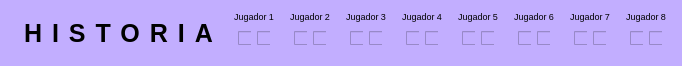
        <widget class="QWidget" name="widget_39" native="true">
         <property name="maximumSize">
          <size>
           <width>750</width>
           <height>60</height>
          </size>
         </property>
         <property name="styleSheet">
          <string notr="true">background-color: rgb(194, 174, 255);
</string>
         </property>
         <layout class="QHBoxLayout" name="horizontalLayout_21">
          <item>
           <layout class="QHBoxLayout" name="horizontalLayout_22" stretch="0,0,0,0,0,0,0,0,0,0">
            <item alignment="Qt::AlignHCenter">
             <widget class="QLabel" name="label_5">
              <property name="maximumSize">
               <size>
                <width>30</width>
                <height>30</height>
               </size>
              </property>
              <property name="text">
               <string/>
              </property>
              <property name="pixmap">
               <pixmap>../../uno.png</pixmap>
              </property>
              <property name="scaledContents">
               <bool>true</bool>
              </property>
             </widget>
            </item>
            <item alignment="Qt::AlignHCenter">
             <widget class="QLabel" name="label_7">
              <property name="font">
               <font>
                <family>Arial</family>
                <pointsize>-1</pointsize>
                <bold>true</bold>
               </font>
              </property>
              <property name="styleSheet">
               <string notr="true">letter-spacing : 10px;
font-weight: bold;
font-size: 25px;</string>
              </property>
              <property name="text">
               <string>HISTORIA</string>
              </property>
             </widget>
            </item>
            <item>
             <widget class="QWidget" name="widget_40" native="true">
              <property name="maximumSize">
               <size>
                <width>50</width>
                <height>60</height>
               </size>
              </property>
              <property name="styleSheet">
               <string notr="true"/>
              </property>
              <layout class="QVBoxLayout" name="verticalLayout_30" stretch="0,0">
               <property name="spacing">
                <number>0</number>
               </property>
               <property name="leftMargin">
                <number>0</number>
               </property>
               <property name="topMargin">
                <number>0</number>
               </property>
               <property name="rightMargin">
                <number>0</number>
               </property>
               <property name="bottomMargin">
                <number>0</number>
               </property>
               <item>
                <widget class="QLabel" name="label_61">
                 <property name="maximumSize">
                  <size>
                   <width>60</width>
                   <height>20</height>
                  </size>
                 </property>
                 <property name="font">
                  <font>
                   <pointsize>7</pointsize>
                  </font>
                 </property>
                 <property name="frameShape">
                  <enum>QFrame::NoFrame</enum>
                 </property>
                 <property name="frameShadow">
                  <enum>QFrame::Plain</enum>
                 </property>
                 <property name="text">
                  <string>Jugador 1</string>
                 </property>
                 <property name="alignment">
                  <set>Qt::AlignCenter</set>
                 </property>
                 <property name="wordWrap">
                  <bool>false</bool>
                 </property>
                </widget>
               </item>
               <item>
                <widget class="QWidget" name="widget_41" native="true">
                 <layout class="QGridLayout" name="gridLayout_12">
                  <item row="0" column="0">
                   <layout class="QHBoxLayout" name="horizontalLayout_23">
                    <item alignment="Qt::AlignHCenter">
                     <widget class="QCheckBox" name="checkBox_23">
                      <property name="enabled">
                       <bool>false</bool>
                      </property>
                      <property name="text">
                       <string/>
                      </property>
                      <property name="checkable">
                       <bool>false</bool>
                      </property>
                     </widget>
                    </item>
                    <item alignment="Qt::AlignHCenter">
                     <widget class="QCheckBox" name="checkBox_24">
                      <property name="enabled">
                       <bool>false</bool>
                      </property>
                      <property name="text">
                       <string/>
                      </property>
                      <property name="checkable">
                       <bool>false</bool>
                      </property>
                     </widget>
                    </item>
                   </layout>
                  </item>
                 </layout>
                </widget>
               </item>
              </layout>
             </widget>
            </item>
            <item>
             <widget class="QWidget" name="widget_42" native="true">
              <property name="maximumSize">
               <size>
                <width>50</width>
                <height>60</height>
               </size>
              </property>
              <property name="styleSheet">
               <string notr="true"/>
              </property>
              <layout class="QVBoxLayout" name="verticalLayout_31" stretch="0,0">
               <property name="spacing">
                <number>0</number>
               </property>
               <property name="leftMargin">
                <number>0</number>
               </property>
               <property name="topMargin">
                <number>0</number>
               </property>
               <property name="rightMargin">
                <number>0</number>
               </property>
               <property name="bottomMargin">
                <number>0</number>
               </property>
               <item>
                <widget class="QLabel" name="label_33">
                 <property name="maximumSize">
                  <size>
                   <width>60</width>
                   <height>20</height>
                  </size>
                 </property>
                 <property name="font">
                  <font>
                   <pointsize>7</pointsize>
                  </font>
                 </property>
                 <property name="frameShape">
                  <enum>QFrame::NoFrame</enum>
                 </property>
                 <property name="frameShadow">
                  <enum>QFrame::Plain</enum>
                 </property>
                 <property name="text">
                  <string>Jugador 2</string>
                 </property>
                 <property name="alignment">
                  <set>Qt::AlignCenter</set>
                 </property>
                 <property name="wordWrap">
                  <bool>false</bool>
                 </property>
                </widget>
               </item>
               <item>
                <widget class="QWidget" name="widget_43" native="true">
                 <layout class="QGridLayout" name="gridLayout_13">
                  <item row="0" column="0">
                   <layout class="QHBoxLayout" name="horizontalLayout_24">
                    <item alignment="Qt::AlignHCenter">
                     <widget class="QCheckBox" name="checkBox_25">
                      <property name="enabled">
                       <bool>false</bool>
                      </property>
                      <property name="text">
                       <string/>
                      </property>
                      <property name="checkable">
                       <bool>false</bool>
                      </property>
                     </widget>
                    </item>
                    <item alignment="Qt::AlignHCenter">
                     <widget class="QCheckBox" name="checkBox_26">
                      <property name="enabled">
                       <bool>false</bool>
                      </property>
                      <property name="text">
                       <string/>
                      </property>
                      <property name="checkable">
                       <bool>false</bool>
                      </property>
                     </widget>
                    </item>
                   </layout>
                  </item>
                 </layout>
                </widget>
               </item>
              </layout>
             </widget>
            </item>
            <item>
             <widget class="QWidget" name="widget_44" native="true">
              <property name="maximumSize">
               <size>
                <width>50</width>
                <height>60</height>
               </size>
              </property>
              <property name="styleSheet">
               <string notr="true"/>
              </property>
              <layout class="QVBoxLayout" name="verticalLayout_32" stretch="0,0">
               <property name="spacing">
                <number>0</number>
               </property>
               <property name="leftMargin">
                <number>0</number>
               </property>
               <property name="topMargin">
                <number>0</number>
               </property>
               <property name="rightMargin">
                <number>0</number>
               </property>
               <property name="bottomMargin">
                <number>0</number>
               </property>
               <item>
                <widget class="QLabel" name="label_31">
                 <property name="maximumSize">
                  <size>
                   <width>60</width>
                   <height>20</height>
                  </size>
                 </property>
                 <property name="font">
                  <font>
                   <pointsize>7</pointsize>
                  </font>
                 </property>
                 <property name="frameShape">
                  <enum>QFrame::NoFrame</enum>
                 </property>
                 <property name="frameShadow">
                  <enum>QFrame::Plain</enum>
                 </property>
                 <property name="text">
                  <string>Jugador 3</string>
                 </property>
                 <property name="alignment">
                  <set>Qt::AlignCenter</set>
                 </property>
                 <property name="wordWrap">
                  <bool>false</bool>
                 </property>
                </widget>
               </item>
               <item>
                <widget class="QWidget" name="widget_45" native="true">
                 <layout class="QGridLayout" name="gridLayout_14">
                  <item row="0" column="0">
                   <layout class="QHBoxLayout" name="horizontalLayout_25">
                    <item alignment="Qt::AlignHCenter">
                     <widget class="QCheckBox" name="checkBox_27">
                      <property name="enabled">
                       <bool>false</bool>
                      </property>
                      <property name="text">
                       <string/>
                      </property>
                      <property name="checkable">
                       <bool>false</bool>
                      </property>
                     </widget>
                    </item>
                    <item alignment="Qt::AlignHCenter">
                     <widget class="QCheckBox" name="checkBox_28">
                      <property name="enabled">
                       <bool>false</bool>
                      </property>
                      <property name="text">
                       <string/>
                      </property>
                      <property name="checkable">
                       <bool>false</bool>
                      </property>
                     </widget>
                    </item>
                   </layout>
                  </item>
                 </layout>
                </widget>
               </item>
              </layout>
             </widget>
            </item>
            <item>
             <widget class="QWidget" name="widget_46" native="true">
              <property name="maximumSize">
               <size>
                <width>50</width>
                <height>60</height>
               </size>
              </property>
              <property name="styleSheet">
               <string notr="true"/>
              </property>
              <layout class="QVBoxLayout" name="verticalLayout_33" stretch="0,0">
               <property name="spacing">
                <number>0</number>
               </property>
               <property name="leftMargin">
                <number>0</number>
               </property>
               <property name="topMargin">
                <number>0</number>
               </property>
               <property name="rightMargin">
                <number>0</number>
               </property>
               <property name="bottomMargin">
                <number>0</number>
               </property>
               <item>
                <widget class="QLabel" name="label_29">
                 <property name="maximumSize">
                  <size>
                   <width>60</width>
                   <height>20</height>
                  </size>
                 </property>
                 <property name="font">
                  <font>
                   <pointsize>7</pointsize>
                  </font>
                 </property>
                 <property name="frameShape">
                  <enum>QFrame::NoFrame</enum>
                 </property>
                 <property name="frameShadow">
                  <enum>QFrame::Plain</enum>
                 </property>
                 <property name="text">
                  <string>Jugador 4</string>
                 </property>
                 <property name="alignment">
                  <set>Qt::AlignCenter</set>
                 </property>
                 <property name="wordWrap">
                  <bool>false</bool>
                 </property>
                </widget>
               </item>
               <item>
                <widget class="QWidget" name="widget_47" native="true">
                 <layout class="QGridLayout" name="gridLayout_15">
                  <item row="0" column="0">
                   <layout class="QHBoxLayout" name="horizontalLayout_26">
                    <item alignment="Qt::AlignHCenter">
                     <widget class="QCheckBox" name="checkBox_29">
                      <property name="enabled">
                       <bool>false</bool>
                      </property>
                      <property name="text">
                       <string/>
                      </property>
                      <property name="checkable">
                       <bool>false</bool>
                      </property>
                     </widget>
                    </item>
                    <item alignment="Qt::AlignHCenter">
                     <widget class="QCheckBox" name="checkBox_30">
                      <property name="enabled">
                       <bool>false</bool>
                      </property>
                      <property name="text">
                       <string/>
                      </property>
                      <property name="checkable">
                       <bool>false</bool>
                      </property>
                     </widget>
                    </item>
                   </layout>
                  </item>
                 </layout>
                </widget>
               </item>
              </layout>
             </widget>
            </item>
            <item>
             <widget class="QWidget" name="widget_48" native="true">
              <property name="maximumSize">
               <size>
                <width>50</width>
                <height>60</height>
               </size>
              </property>
              <property name="styleSheet">
               <string notr="true"/>
              </property>
              <layout class="QVBoxLayout" name="verticalLayout_34" stretch="0,0">
               <property name="spacing">
                <number>0</number>
               </property>
               <property name="leftMargin">
                <number>0</number>
               </property>
               <property name="topMargin">
                <number>0</number>
               </property>
               <property name="rightMargin">
                <number>0</number>
               </property>
               <property name="bottomMargin">
                <number>0</number>
               </property>
               <item>
                <widget class="QLabel" name="label_13">
                 <property name="maximumSize">
                  <size>
                   <width>60</width>
                   <height>20</height>
                  </size>
                 </property>
                 <property name="font">
                  <font>
                   <pointsize>7</pointsize>
                  </font>
                 </property>
                 <property name="frameShape">
                  <enum>QFrame::NoFrame</enum>
                 </property>
                 <property name="frameShadow">
                  <enum>QFrame::Plain</enum>
                 </property>
                 <property name="text">
                  <string>Jugador 5</string>
                 </property>
                 <property name="alignment">
                  <set>Qt::AlignCenter</set>
                 </property>
                 <property name="wordWrap">
                  <bool>false</bool>
                 </property>
                </widget>
               </item>
               <item>
                <widget class="QWidget" name="widget_49" native="true">
                 <layout class="QGridLayout" name="gridLayout_16">
                  <item row="0" column="0">
                   <layout class="QHBoxLayout" name="horizontalLayout_27">
                    <item alignment="Qt::AlignHCenter">
                     <widget class="QCheckBox" name="checkBox_31">
                      <property name="enabled">
                       <bool>false</bool>
                      </property>
                      <property name="text">
                       <string/>
                      </property>
                      <property name="checkable">
                       <bool>false</bool>
                      </property>
                     </widget>
                    </item>
                    <item alignment="Qt::AlignHCenter">
                     <widget class="QCheckBox" name="checkBox_32">
                      <property name="enabled">
                       <bool>false</bool>
                      </property>
                      <property name="text">
                       <string/>
                      </property>
                      <property name="checkable">
                       <bool>false</bool>
                      </property>
                     </widget>
                    </item>
                   </layout>
                  </item>
                 </layout>
                </widget>
               </item>
              </layout>
             </widget>
            </item>
            <item>
             <widget class="QWidget" name="widget_50" native="true">
              <property name="maximumSize">
               <size>
                <width>50</width>
                <height>60</height>
               </size>
              </property>
              <property name="styleSheet">
               <string notr="true"/>
              </property>
              <layout class="QVBoxLayout" name="verticalLayout_35" stretch="0,0">
               <property name="spacing">
                <number>0</number>
               </property>
               <property name="leftMargin">
                <number>0</number>
               </property>
               <property name="topMargin">
                <number>0</number>
               </property>
               <property name="rightMargin">
                <number>0</number>
               </property>
               <property name="bottomMargin">
                <number>0</number>
               </property>
               <item>
                <widget class="QLabel" name="label_11">
                 <property name="maximumSize">
                  <size>
                   <width>60</width>
                   <height>20</height>
                  </size>
                 </property>
                 <property name="font">
                  <font>
                   <pointsize>7</pointsize>
                  </font>
                 </property>
                 <property name="frameShape">
                  <enum>QFrame::NoFrame</enum>
                 </property>
                 <property name="frameShadow">
                  <enum>QFrame::Plain</enum>
                 </property>
                 <property name="text">
                  <string>Jugador 6</string>
                 </property>
                 <property name="alignment">
                  <set>Qt::AlignCenter</set>
                 </property>
                 <property name="wordWrap">
                  <bool>false</bool>
                 </property>
                </widget>
               </item>
               <item>
                <widget class="QWidget" name="widget_51" native="true">
                 <layout class="QGridLayout" name="gridLayout_17">
                  <item row="0" column="0">
                   <layout class="QHBoxLayout" name="horizontalLayout_28">
                    <item alignment="Qt::AlignHCenter">
                     <widget class="QCheckBox" name="checkBox_33">
                      <property name="enabled">
                       <bool>false</bool>
                      </property>
                      <property name="text">
                       <string/>
                      </property>
                      <property name="checkable">
                       <bool>false</bool>
                      </property>
                     </widget>
                    </item>
                    <item alignment="Qt::AlignHCenter">
                     <widget class="QCheckBox" name="checkBox_34">
                      <property name="enabled">
                       <bool>false</bool>
                      </property>
                      <property name="text">
                       <string/>
                      </property>
                      <property name="checkable">
                       <bool>false</bool>
                      </property>
                     </widget>
                    </item>
                   </layout>
                  </item>
                 </layout>
                </widget>
               </item>
              </layout>
             </widget>
            </item>
            <item>
             <widget class="QWidget" name="widget_52" native="true">
              <property name="maximumSize">
               <size>
                <width>50</width>
                <height>60</height>
               </size>
              </property>
              <property name="styleSheet">
               <string notr="true"/>
              </property>
              <layout class="QVBoxLayout" name="verticalLayout_36" stretch="0,0">
               <property name="spacing">
                <number>0</number>
               </property>
               <property name="leftMargin">
                <number>0</number>
               </property>
               <property name="topMargin">
                <number>0</number>
               </property>
               <property name="rightMargin">
                <number>0</number>
               </property>
               <property name="bottomMargin">
                <number>0</number>
               </property>
               <item>
                <widget class="QLabel" name="label_9">
                 <property name="maximumSize">
                  <size>
                   <width>60</width>
                   <height>20</height>
                  </size>
                 </property>
                 <property name="font">
                  <font>
                   <pointsize>7</pointsize>
                  </font>
                 </property>
                 <property name="frameShape">
                  <enum>QFrame::NoFrame</enum>
                 </property>
                 <property name="frameShadow">
                  <enum>QFrame::Plain</enum>
                 </property>
                 <property name="text">
                  <string>Jugador 7</string>
                 </property>
                 <property name="alignment">
                  <set>Qt::AlignCenter</set>
                 </property>
                 <property name="wordWrap">
                  <bool>false</bool>
                 </property>
                </widget>
               </item>
               <item>
                <widget class="QWidget" name="widget_53" native="true">
                 <layout class="QGridLayout" name="gridLayout_18">
                  <item row="0" column="0">
                   <layout class="QHBoxLayout" name="horizontalLayout_29">
                    <item alignment="Qt::AlignHCenter">
                     <widget class="QCheckBox" name="checkBox_35">
                      <property name="enabled">
                       <bool>false</bool>
                      </property>
                      <property name="text">
                       <string/>
                      </property>
                      <property name="checkable">
                       <bool>false</bool>
                      </property>
                     </widget>
                    </item>
                    <item alignment="Qt::AlignHCenter">
                     <widget class="QCheckBox" name="checkBox_36">
                      <property name="enabled">
                       <bool>false</bool>
                      </property>
                      <property name="text">
                       <string/>
                      </property>
                      <property name="checkable">
                       <bool>false</bool>
                      </property>
                     </widget>
                    </item>
                   </layout>
                  </item>
                 </layout>
                </widget>
               </item>
              </layout>
             </widget>
            </item>
            <item>
             <widget class="QWidget" name="widget_54" native="true">
              <property name="maximumSize">
               <size>
                <width>50</width>
                <height>60</height>
               </size>
              </property>
              <property name="styleSheet">
               <string notr="true"/>
              </property>
              <layout class="QVBoxLayout" name="verticalLayout_37" stretch="0,0">
               <property name="spacing">
                <number>0</number>
               </property>
               <property name="leftMargin">
                <number>0</number>
               </property>
               <property name="topMargin">
                <number>0</number>
               </property>
               <property name="rightMargin">
                <number>0</number>
               </property>
               <property name="bottomMargin">
                <number>0</number>
               </property>
               <item>
                <widget class="QLabel" name="label_62">
                 <property name="maximumSize">
                  <size>
                   <width>60</width>
                   <height>20</height>
                  </size>
                 </property>
                 <property name="font">
                  <font>
                   <pointsize>7</pointsize>
                  </font>
                 </property>
                 <property name="frameShape">
                  <enum>QFrame::NoFrame</enum>
                 </property>
                 <property name="frameShadow">
                  <enum>QFrame::Plain</enum>
                 </property>
                 <property name="text">
                  <string>Jugador 8</string>
                 </property>
                 <property name="alignment">
                  <set>Qt::AlignCenter</set>
                 </property>
                 <property name="wordWrap">
                  <bool>false</bool>
                 </property>
                </widget>
               </item>
               <item>
                <widget class="QWidget" name="widget_55" native="true">
                 <layout class="QGridLayout" name="gridLayout_19">
                  <item row="0" column="0">
                   <layout class="QHBoxLayout" name="horizontalLayout_30">
                    <item alignment="Qt::AlignHCenter">
                     <widget class="QCheckBox" name="checkBox_37">
                      <property name="enabled">
                       <bool>false</bool>
                      </property>
                      <property name="text">
                       <string/>
                      </property>
                      <property name="checkable">
                       <bool>false</bool>
                      </property>
                     </widget>
                    </item>
                    <item alignment="Qt::AlignHCenter">
                     <widget class="QCheckBox" name="checkBox_38">
                      <property name="enabled">
                       <bool>false</bool>
                      </property>
                      <property name="text">
                       <string/>
                      </property>
                      <property name="checkable">
                       <bool>false</bool>
                      </property>
                     </widget>
                    </item>
                   </layout>
                  </item>
                 </layout>
                </widget>
               </item>
              </layout>
             </widget>
            </item>
           </layout>
          </item>
         </layout>
        </widget>
